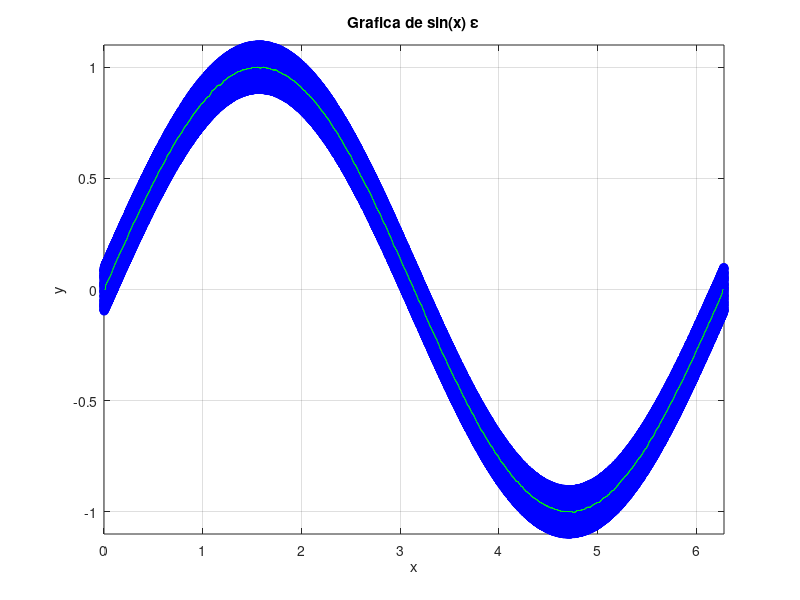

Write MATLAB code to recreate this figure.
close all
%% Inicializacion
%Comentario XD
n=100000;
mr=0.1; % Representa la magnitud de ruido.
ne=1000; % Numero de elementos. 

%% Calculo de la funcion 
x=0:pi/n:2*pi;
y=sin(x);
ya=2*mr*rand(1, 2*n+1)-mr;
yr=y+ya;

tic;
yf=zeros(1, 2*n+1); %Elimina el ruido.
i2=-(ne/2-1):(ne/2);
v1=ones(ne, 1);
for i1=ne/2:(2*n+1-ne/2) %Empieza en 1 e incrementa de (2*n+1).
    yf(i1)=yr(i1+i2)*v1;
end
yf=yf/ne;
t1=toc;
%% Grafica
plot(x,y, 'r-');
hold on; %Aqui puede ir un hold on
plot(x, yr, 'bo')
plot(x, yf, 'g-')
title('Grafica de sin(x) \epsilon');
xlabel('x');
ylabel('y');
grid on;
axis([min(x) max(x) min([y yr]) max([y yr])]);
print('-f1', '-djpeg90', '-r800', 'Prueba.jpg');